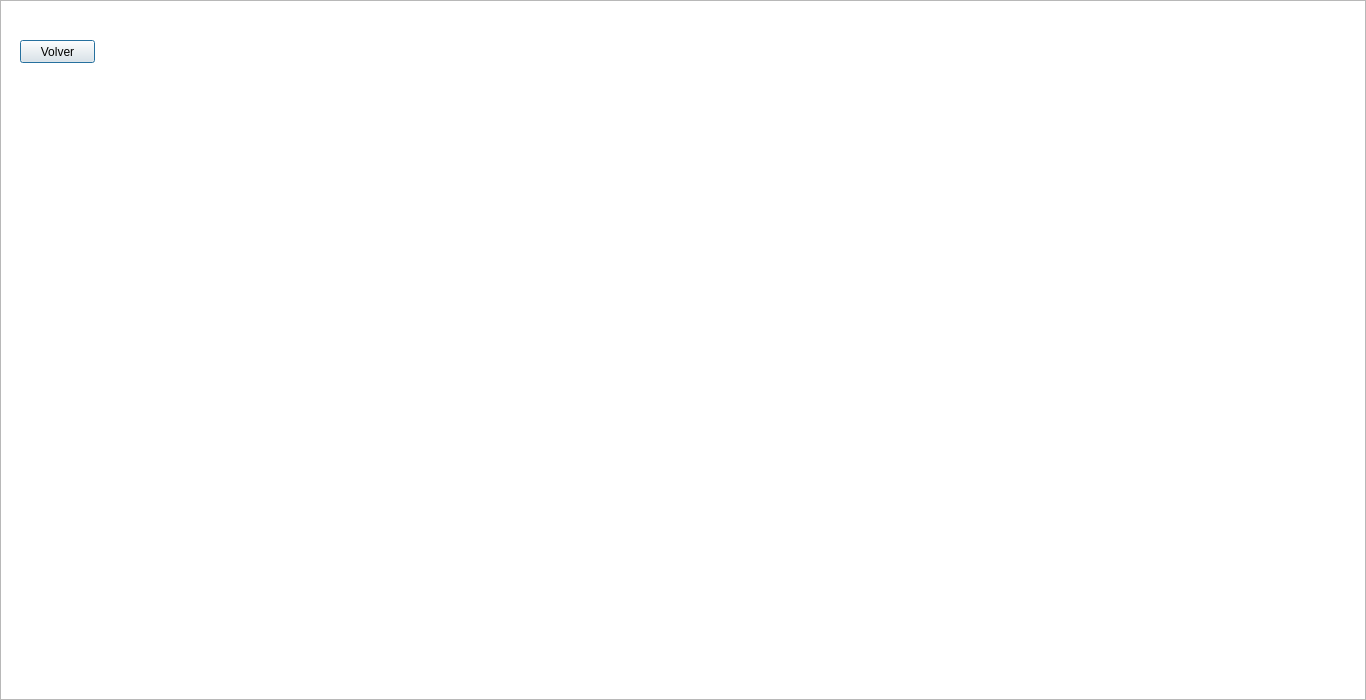
<?xml version="1.0" encoding="UTF-8"?>
<ui version="4.0">
 <class>Level1</class>
 <widget class="QDialog" name="Level1">
  <property name="windowModality">
   <enum>Qt::NonModal</enum>
  </property>
  <property name="geometry">
   <rect>
    <x>0</x>
    <y>0</y>
    <width>1366</width>
    <height>700</height>
   </rect>
  </property>
  <property name="minimumSize">
   <size>
    <width>0</width>
    <height>0</height>
   </size>
  </property>
  <property name="maximumSize">
   <size>
    <width>16777215</width>
    <height>16777215</height>
   </size>
  </property>
  <property name="windowTitle">
   <string>Capucho's Bomb Adventure</string>
  </property>
  <property name="windowIcon">
   <iconset resource="gif.qrc">
    <normaloff>:/Images/icono.png</normaloff>:/Images/icono.png</iconset>
  </property>
  <property name="sizeGripEnabled">
   <bool>false</bool>
  </property>
  <widget class="QGraphicsView" name="graphicsView">
   <property name="geometry">
    <rect>
     <x>0</x>
     <y>0</y>
     <width>1366</width>
     <height>700</height>
    </rect>
   </property>
   <property name="sizePolicy">
    <sizepolicy hsizetype="Expanding" vsizetype="Expanding">
     <horstretch>0</horstretch>
     <verstretch>0</verstretch>
    </sizepolicy>
   </property>
   <property name="minimumSize">
    <size>
     <width>0</width>
     <height>0</height>
    </size>
   </property>
   <property name="maximumSize">
    <size>
     <width>16777215</width>
     <height>16777215</height>
    </size>
   </property>
   <property name="verticalScrollBarPolicy">
    <enum>Qt::ScrollBarAlwaysOff</enum>
   </property>
   <property name="horizontalScrollBarPolicy">
    <enum>Qt::ScrollBarAlwaysOff</enum>
   </property>
  </widget>
  <widget class="QPushButton" name="pushButton">
   <property name="geometry">
    <rect>
     <x>20</x>
     <y>40</y>
     <width>75</width>
     <height>23</height>
    </rect>
   </property>
   <property name="text">
    <string>Volver</string>
   </property>
  </widget>
 </widget>
 <resources>
  <include location="gif.qrc"/>
 </resources>
 <connections/>
</ui>
